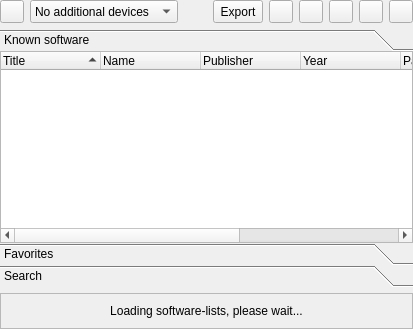
<?xml version="1.0" encoding="UTF-8"?>
<ui version="4.0">
 <author>R. Reucher</author>
 <class>SoftwareList</class>
 <widget class="QWidget" name="SoftwareList">
  <property name="geometry">
   <rect>
    <x>0</x>
    <y>0</y>
    <width>413</width>
    <height>329</height>
   </rect>
  </property>
  <property name="mouseTracking">
   <bool>true</bool>
  </property>
  <property name="windowTitle">
   <string>Software list</string>
  </property>
  <layout class="QVBoxLayout" name="verticalLayout">
   <property name="margin">
    <number>0</number>
   </property>
   <item>
    <layout class="QHBoxLayout" name="horizontalLayout">
     <item>
      <widget class="QToolButton" name="toolButtonReload">
       <property name="sizePolicy">
        <sizepolicy hsizetype="Fixed" vsizetype="Minimum">
         <horstretch>0</horstretch>
         <verstretch>0</verstretch>
        </sizepolicy>
       </property>
       <property name="toolTip">
        <string>Reload all information</string>
       </property>
       <property name="statusTip">
        <string>Reload all information</string>
       </property>
       <property name="icon">
        <iconset resource="qmc2.qrc">
         <normaloff>:/data/img/reload.png</normaloff>:/data/img/reload.png</iconset>
       </property>
      </widget>
     </item>
     <item>
      <widget class="QComboBox" name="comboBoxDeviceConfiguration">
       <property name="sizePolicy">
        <sizepolicy hsizetype="MinimumExpanding" vsizetype="Minimum">
         <horstretch>0</horstretch>
         <verstretch>0</verstretch>
        </sizepolicy>
       </property>
       <property name="toolTip">
        <string>Select a pre-defined device configuration to be added to the software setup</string>
       </property>
       <property name="statusTip">
        <string>Select a pre-defined device configuration to be added to the software setup</string>
       </property>
       <item>
        <property name="text">
         <string>No additional devices</string>
        </property>
       </item>
      </widget>
     </item>
     <item>
      <spacer name="horizontalSpacer">
       <property name="orientation">
        <enum>Qt::Horizontal</enum>
       </property>
       <property name="sizeHint" stdset="0">
        <size>
         <width>0</width>
         <height>0</height>
        </size>
       </property>
      </spacer>
     </item>
     <item>
      <widget class="QToolButton" name="toolButtonExport">
       <property name="sizePolicy">
        <sizepolicy hsizetype="Fixed" vsizetype="Minimum">
         <horstretch>0</horstretch>
         <verstretch>0</verstretch>
        </sizepolicy>
       </property>
       <property name="toolTip">
        <string>Export the current software-list to an ASCII or CSV formatted file (or the clipboard)</string>
       </property>
       <property name="text">
        <string>Export</string>
       </property>
       <property name="icon">
        <iconset resource="qmc2.qrc">
         <normaloff>:/data/img/filesaveas.png</normaloff>:/data/img/filesaveas.png</iconset>
       </property>
       <property name="toolButtonStyle">
        <enum>Qt::ToolButtonTextBesideIcon</enum>
       </property>
      </widget>
     </item>
     <item>
      <widget class="QToolButton" name="toolButtonFavoritesOptions">
       <property name="sizePolicy">
        <sizepolicy hsizetype="Fixed" vsizetype="Minimum">
         <horstretch>0</horstretch>
         <verstretch>0</verstretch>
        </sizepolicy>
       </property>
       <property name="toolTip">
        <string>Open options menu for the favorites list</string>
       </property>
       <property name="icon">
        <iconset resource="qmc2.qrc">
         <normaloff>:/data/img/favorites_multiple.png</normaloff>:/data/img/favorites_multiple.png</iconset>
       </property>
       <property name="popupMode">
        <enum>QToolButton::InstantPopup</enum>
       </property>
      </widget>
     </item>
     <item>
      <widget class="QToolButton" name="toolButtonAddToFavorites">
       <property name="sizePolicy">
        <sizepolicy hsizetype="Fixed" vsizetype="Minimum">
         <horstretch>0</horstretch>
         <verstretch>0</verstretch>
        </sizepolicy>
       </property>
       <property name="toolTip">
        <string>Add the currently selected software and device setup to the favorites list (or overwrite existing favorite)</string>
       </property>
       <property name="statusTip">
        <string>Add the currently selected software and device setup to the favorites list (or overwrite existing favorite)</string>
       </property>
       <property name="icon">
        <iconset resource="qmc2.qrc">
         <normaloff>:/data/img/add_to_favorites.png</normaloff>:/data/img/add_to_favorites.png</iconset>
       </property>
      </widget>
     </item>
     <item>
      <widget class="QToolButton" name="toolButtonRemoveFromFavorites">
       <property name="sizePolicy">
        <sizepolicy hsizetype="Fixed" vsizetype="Minimum">
         <horstretch>0</horstretch>
         <verstretch>0</verstretch>
        </sizepolicy>
       </property>
       <property name="toolTip">
        <string>Remove the currently selected favorite software configuration</string>
       </property>
       <property name="statusTip">
        <string>Remove the currently selected favorite software configuration</string>
       </property>
       <property name="icon">
        <iconset resource="qmc2.qrc">
         <normaloff>:/data/img/remove_from_favorites.png</normaloff>:/data/img/remove_from_favorites.png</iconset>
       </property>
      </widget>
     </item>
     <item>
      <widget class="QToolButton" name="toolButtonPlay">
       <property name="sizePolicy">
        <sizepolicy hsizetype="Fixed" vsizetype="Minimum">
         <horstretch>0</horstretch>
         <verstretch>0</verstretch>
        </sizepolicy>
       </property>
       <property name="toolTip">
        <string>Play the selected software configuration</string>
       </property>
       <property name="statusTip">
        <string>Play the selected software configuration</string>
       </property>
       <property name="icon">
        <iconset resource="qmc2.qrc">
         <normaloff>:/data/img/launch.png</normaloff>:/data/img/launch.png</iconset>
       </property>
      </widget>
     </item>
     <item>
      <widget class="QToolButton" name="toolButtonPlayEmbedded">
       <property name="sizePolicy">
        <sizepolicy hsizetype="Fixed" vsizetype="Minimum">
         <horstretch>0</horstretch>
         <verstretch>0</verstretch>
        </sizepolicy>
       </property>
       <property name="toolTip">
        <string>Play the selected software configuration (embedded)</string>
       </property>
       <property name="statusTip">
        <string>Play the selected software configuration (embedded)</string>
       </property>
       <property name="icon">
        <iconset resource="qmc2.qrc">
         <normaloff>:/data/img/embed.png</normaloff>:/data/img/embed.png</iconset>
       </property>
      </widget>
     </item>
    </layout>
   </item>
   <item>
    <widget class="QToolBox" name="toolBoxSoftwareList">
     <property name="currentIndex">
      <number>0</number>
     </property>
     <property name="tabSpacing">
      <number>0</number>
     </property>
     <widget class="QWidget" name="pageKnownSoftware">
      <property name="geometry">
       <rect>
        <x>0</x>
        <y>0</y>
        <width>403</width>
        <height>192</height>
       </rect>
      </property>
      <attribute name="icon">
       <iconset resource="qmc2.qrc">
        <normaloff>:/data/img/flat.png</normaloff>:/data/img/flat.png</iconset>
      </attribute>
      <attribute name="label">
       <string>Known software</string>
      </attribute>
      <attribute name="toolTip">
       <string>Complete list of known software for the current system</string>
      </attribute>
      <layout class="QGridLayout" name="gridLayoutKnownSoftware">
       <property name="margin">
        <number>0</number>
       </property>
       <item row="0" column="0">
        <widget class="QTreeWidget" name="treeWidgetKnownSoftware">
         <property name="mouseTracking">
          <bool>true</bool>
         </property>
         <property name="contextMenuPolicy">
          <enum>Qt::CustomContextMenu</enum>
         </property>
         <property name="toolTip">
          <string>List of known software</string>
         </property>
         <property name="statusTip">
          <string>List of known software</string>
         </property>
         <property name="sortingEnabled">
          <bool>true</bool>
         </property>
         <property name="allColumnsShowFocus">
          <bool>true</bool>
         </property>
         <property name="expandsOnDoubleClick">
          <bool>false</bool>
         </property>
         <column>
          <property name="text">
           <string>Title</string>
          </property>
         </column>
         <column>
          <property name="text">
           <string>Name</string>
          </property>
         </column>
         <column>
          <property name="text">
           <string>Publisher</string>
          </property>
         </column>
         <column>
          <property name="text">
           <string>Year</string>
          </property>
         </column>
         <column>
          <property name="text">
           <string>Part</string>
          </property>
         </column>
         <column>
          <property name="text">
           <string>Interface</string>
          </property>
         </column>
         <column>
          <property name="text">
           <string>List</string>
          </property>
         </column>
        </widget>
       </item>
      </layout>
     </widget>
     <widget class="QWidget" name="pageFavoriteSoftware">
      <property name="geometry">
       <rect>
        <x>0</x>
        <y>0</y>
        <width>83</width>
        <height>64</height>
       </rect>
      </property>
      <attribute name="icon">
       <iconset resource="qmc2.qrc">
        <normaloff>:/data/img/favorites.png</normaloff>:/data/img/favorites.png</iconset>
      </attribute>
      <attribute name="label">
       <string>Favorites</string>
      </attribute>
      <attribute name="toolTip">
       <string>View / manage your favorite software list for the current system</string>
      </attribute>
      <layout class="QGridLayout" name="gridLayoutFavoriteSoftware">
       <property name="margin">
        <number>0</number>
       </property>
       <item row="0" column="0">
        <widget class="QTreeWidget" name="treeWidgetFavoriteSoftware">
         <property name="mouseTracking">
          <bool>true</bool>
         </property>
         <property name="contextMenuPolicy">
          <enum>Qt::CustomContextMenu</enum>
         </property>
         <property name="toolTip">
          <string>Favorite software configurations</string>
         </property>
         <property name="statusTip">
          <string>Favorite software configurations</string>
         </property>
         <property name="sortingEnabled">
          <bool>true</bool>
         </property>
         <property name="allColumnsShowFocus">
          <bool>true</bool>
         </property>
         <property name="expandsOnDoubleClick">
          <bool>false</bool>
         </property>
         <column>
          <property name="text">
           <string>Title</string>
          </property>
         </column>
         <column>
          <property name="text">
           <string>Name</string>
          </property>
         </column>
         <column>
          <property name="text">
           <string>Publisher</string>
          </property>
         </column>
         <column>
          <property name="text">
           <string>Year</string>
          </property>
         </column>
         <column>
          <property name="text">
           <string>Part</string>
          </property>
         </column>
         <column>
          <property name="text">
           <string>Interface</string>
          </property>
         </column>
         <column>
          <property name="text">
           <string>List</string>
          </property>
         </column>
         <column>
          <property name="text">
           <string>Device configuration</string>
          </property>
         </column>
        </widget>
       </item>
      </layout>
     </widget>
     <widget class="QWidget" name="pageSearchSoftware">
      <property name="geometry">
       <rect>
        <x>0</x>
        <y>0</y>
        <width>83</width>
        <height>90</height>
       </rect>
      </property>
      <attribute name="icon">
       <iconset resource="qmc2.qrc">
        <normaloff>:/data/img/hint.png</normaloff>:/data/img/hint.png</iconset>
      </attribute>
      <attribute name="label">
       <string>Search</string>
      </attribute>
      <attribute name="toolTip">
       <string>Search within the list of known software for the current system</string>
      </attribute>
      <layout class="QGridLayout" name="gridLayoutSearchSoftware">
       <property name="margin">
        <number>0</number>
       </property>
       <item row="0" column="0">
        <widget class="QComboBox" name="comboBoxSearch">
         <property name="sizePolicy">
          <sizepolicy hsizetype="Ignored" vsizetype="Fixed">
           <horstretch>0</horstretch>
           <verstretch>0</verstretch>
          </sizepolicy>
         </property>
         <property name="toolTip">
          <string>Search for known software (not case-sensitive)</string>
         </property>
         <property name="statusTip">
          <string>Search for known software (not case-sensitive)</string>
         </property>
         <property name="editable">
          <bool>true</bool>
         </property>
        </widget>
       </item>
       <item row="1" column="0">
        <widget class="QTreeWidget" name="treeWidgetSearchResults">
         <property name="mouseTracking">
          <bool>true</bool>
         </property>
         <property name="contextMenuPolicy">
          <enum>Qt::CustomContextMenu</enum>
         </property>
         <property name="toolTip">
          <string>Search results</string>
         </property>
         <property name="statusTip">
          <string>Search results</string>
         </property>
         <property name="sortingEnabled">
          <bool>true</bool>
         </property>
         <property name="allColumnsShowFocus">
          <bool>true</bool>
         </property>
         <property name="expandsOnDoubleClick">
          <bool>false</bool>
         </property>
         <column>
          <property name="text">
           <string>Title</string>
          </property>
         </column>
         <column>
          <property name="text">
           <string>Name</string>
          </property>
         </column>
         <column>
          <property name="text">
           <string>Publisher</string>
          </property>
         </column>
         <column>
          <property name="text">
           <string>Year</string>
          </property>
         </column>
         <column>
          <property name="text">
           <string>Part</string>
          </property>
         </column>
         <column>
          <property name="text">
           <string>Interface</string>
          </property>
         </column>
         <column>
          <property name="text">
           <string>List</string>
          </property>
         </column>
        </widget>
       </item>
      </layout>
     </widget>
    </widget>
   </item>
   <item>
    <widget class="QLabel" name="labelLoadingSoftwareLists">
     <property name="sizePolicy">
      <sizepolicy hsizetype="Preferred" vsizetype="MinimumExpanding">
       <horstretch>0</horstretch>
       <verstretch>0</verstretch>
      </sizepolicy>
     </property>
     <property name="frameShape">
      <enum>QFrame::StyledPanel</enum>
     </property>
     <property name="frameShadow">
      <enum>QFrame::Sunken</enum>
     </property>
     <property name="text">
      <string>Loading software-lists, please wait...</string>
     </property>
     <property name="alignment">
      <set>Qt::AlignCenter</set>
     </property>
    </widget>
   </item>
  </layout>
 </widget>
 <layoutdefault spacing="6" margin="6"/>
 <tabstops>
  <tabstop>toolButtonReload</tabstop>
  <tabstop>comboBoxDeviceConfiguration</tabstop>
  <tabstop>toolButtonExport</tabstop>
  <tabstop>toolButtonFavoritesOptions</tabstop>
  <tabstop>toolButtonAddToFavorites</tabstop>
  <tabstop>toolButtonRemoveFromFavorites</tabstop>
  <tabstop>toolButtonPlay</tabstop>
  <tabstop>toolButtonPlayEmbedded</tabstop>
  <tabstop>treeWidgetKnownSoftware</tabstop>
  <tabstop>treeWidgetFavoriteSoftware</tabstop>
  <tabstop>comboBoxSearch</tabstop>
  <tabstop>treeWidgetSearchResults</tabstop>
 </tabstops>
 <resources>
  <include location="qmc2.qrc"/>
 </resources>
 <connections/>
</ui>
